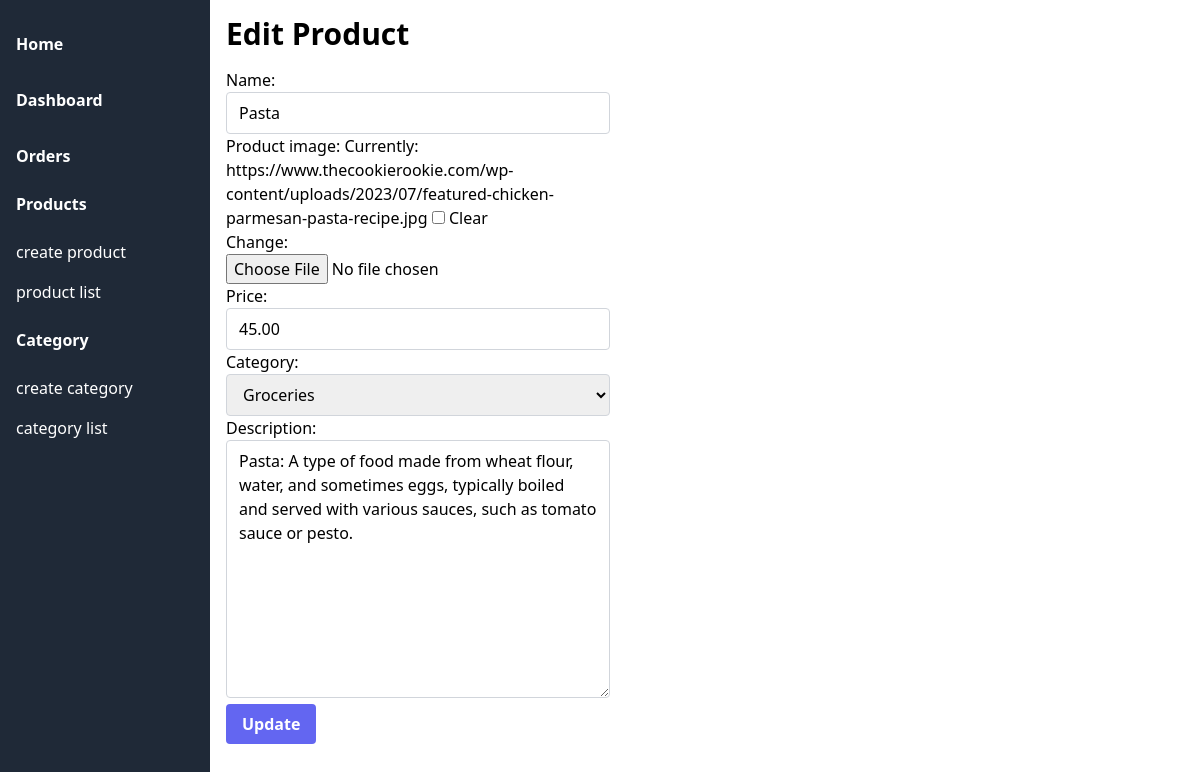
Page /update_product/6/ (signed in) on the committed database.
### shop/models.py (models this page shows, shortened)
class Product(models.Model):
    category = models.ForeignKey(Category,related_name='products', on_delete=models.CASCADE)
    name = models.CharField(max_length=200)
    slug = models.SlugField(max_length=200,unique=True)
    product_image = models.ImageField(upload_to='product_image', blank=True)
    description = models.TextField(blank=True)
    summary = models.CharField(max_length=300)
    price = models.DecimalField(max_digits=10, decimal_places=2)
    available = models.BooleanField(default=True)
    created = models.DateTimeField(auto_now_add=True)
    updated = models.DateTimeField(auto_now=True)
    featured = models.BooleanField(default=False)
    brand= models.ForeignKey(Brand, on_delete=models.CASCADE, related_name='brand', null=True, blank=True)
    class Meta:
        ordering = ['name']
        indexes = [
            models.Index(fields=['id', 'slug']),
            models.Index(fields=['name']),
            models.Index(fields=['-created']),
        ]

class Category(models.Model):
    name = models.CharField(max_length=200)
    slug = models.SlugField(max_length=200,unique=True)
    category_image = models.ImageField(upload_to='category_image', blank=True)
    class Meta:
        ordering = ['name']
        indexes = [
            models.Index(fields=['name']),
        ]
        verbose_name = 'category'
        verbose_name_plural = 'categories'
    def __str__(self):
        return self.name

### administration/views.py (the view)
# urls.py: path('update_product/<int:pk>/', views.product_update, name='update-product' ),
@login_required
def product_update(request, pk):
    product = Product.objects.get(pk=pk)
    if request.method == 'POST':
        form = ProductForm(request.POST, request.FILES, instance=product)
        if form.is_valid():
            form.save()
            return redirect('product-list')
    else:
        form = ProductForm(instance=product)
    return render(request, 'product/update.html', {'form': form})

### administration/forms.py
class ProductForm(forms.ModelForm):
    class Meta:
        model = Product
        fields = ['name', 'product_image', 'price', 'category', 'description']
        widgets = {
            'name': forms.TextInput(attrs={'class': 'w-full px-3 py-2 border border-gray-300 rounded focus:outline-none focus:border-indigo-500', 'placeholder': 'Enter product name'}),
            'product_image': forms.ClearableFileInput(attrs={'class': 'w-full'}),
            'price': forms.TextInput(attrs={'class': 'w-full px-3 py-2 border border-gray-300 rounded focus:outline-none focus:border-indigo-500', 'placeholder': 'Enter price'}),
            'category': forms.Select(attrs={'class': 'w-full px-3 py-2 border border-gray-300 rounded focus:outline-none focus:border-indigo-500'}),
            'description': forms.Textarea(attrs={'class': 'w-full px-3 py-2 border border-gray-300 rounded focus:outline-none focus:border-indigo-500', 'placeholder': 'Enter description'}),
        }

### cart/context_processors.py (called while the page is built)
def cart_items_count(request):
    session_id = request.session.session_key
    cart_items = CartItem.objects.filter(session_id=session_id)
    cart_items_count = 0
    for item in cart_items:
        cart_items_count += item.quantity
    return {"cart_items_count": cart_items_count}

### administration/templates/product/update.html (shortened to what this page needs)
{% extends "admin.html" %}
{% block body %}
<div class="container mx-auto p-4">
    <h1 class="text-3xl font-bold mb-4">Edit Product</h1>
    <form action="" method="POST" class="max-w-sm" enctype="multipart/form-data">
        {{form.as_p}}
        <button type="submit" class="bg-indigo-500 hover:bg-indigo-700 text-white font-bold py-2 px-4 rounded">Update</button>
    </form>
</div>
{% endblock  %}

### rows in the picture
Product: name "Pasta", price "45.00", category "Groceries", description "Pasta: A type of food made from wheat flour, water, and sometimes eggs, typically boiled and served with various sauces, such as tomato sauce or pesto."
